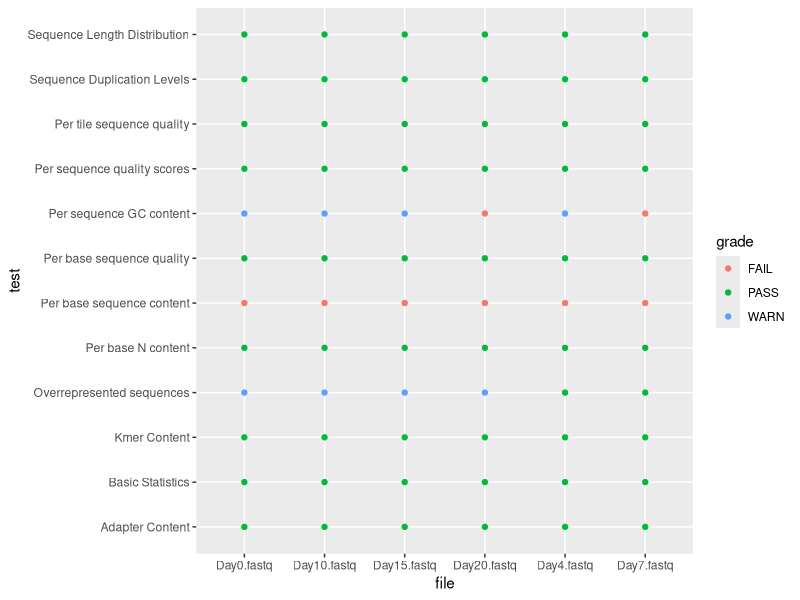
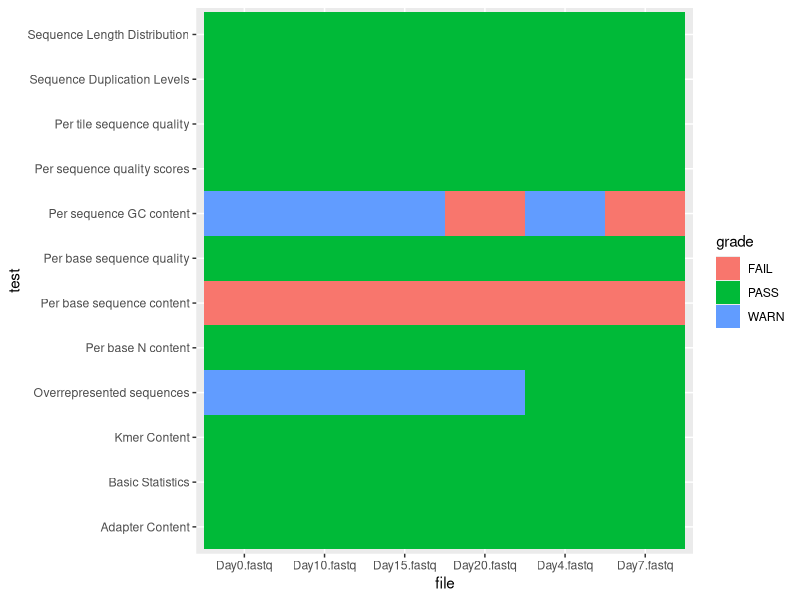
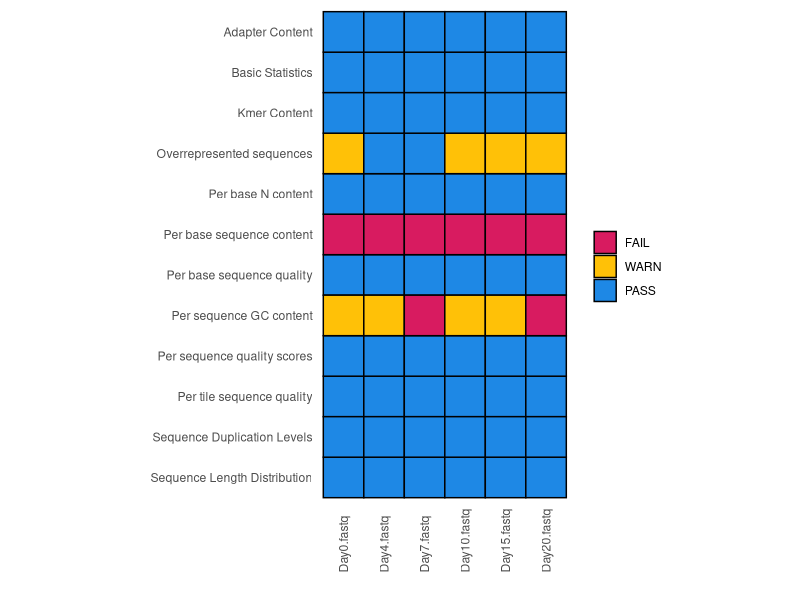

Reproduce these figures in R, in order.
## ---- chunk 1
library(tidyverse)

bigtab <- read_csv("r-progtidy-files/fastqc.csv")
## ---- chunk 2
ggplot(bigtab, aes(x=file,y=test,color=grade)) + 
    geom_point()
## ---- chunk 3
ggplot(bigtab, aes(x=file,y=test,fill=grade)) + 
    geom_tile()
## ---- chunk 4
# Use a forcats function to put x axis in order first found in data frame.
bigtab$file <- fct_inorder(bigtab$file)

# Manually order the grades.
# Only necessary if not continuing from previous lesson on programming!
color_order <- c("FAIL", "WARN", "PASS")
bigtab$grade <- factor(bigtab$grade, levels=color_order)

myplot <- ggplot(bigtab, aes(x=file, y=test, fill=grade)) + 
    geom_tile(color="black", linewidth=0.5) +      # Black border on tiles
    scale_y_discrete(limits=rev) +                 # Flip the y axis
    scale_fill_manual(                             # Colors, as color hex codes
        values=c("#D81B60","#FFC107","#1E88E5")) +
    labs(x="", y="", fill="") +                    # Remove axis labels
    coord_fixed() +                                # Square tiles
    theme_minimal() +                              # Minimal theme, no grey background
    theme(panel.grid=element_blank(),              # No underlying grid lines
          axis.text.x=element_text(                # Vertical text on x axis
              angle=90,vjust=0.5,hjust=0))              
myplot
